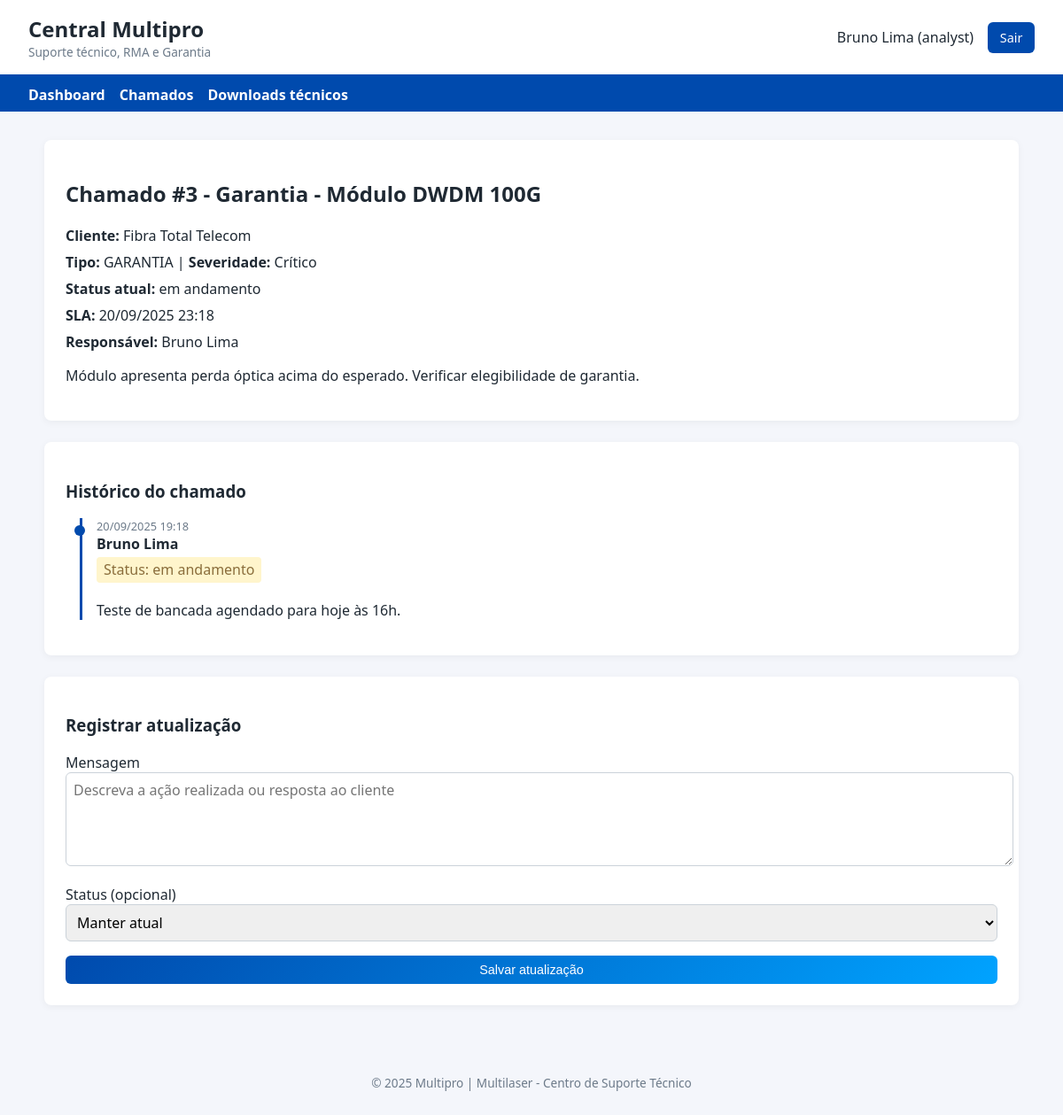
/app/public/index.php?page=ticket_detail&id=3 (signed in), run on the app's committed database.
### tables this page shows
CREATE TABLE tickets (
    id INT AUTO_INCREMENT PRIMARY KEY,
    client_id INT NOT NULL,
    assigned_to INT DEFAULT NULL,
    subject VARCHAR(150) NOT NULL,
    description TEXT NOT NULL,
    type ENUM('suporte','rma','garantia') NOT NULL DEFAULT 'suporte',
    severity ENUM('crítico','alto','médio','baixo') NOT NULL DEFAULT 'médio',
    status VARCHAR(30) NOT NULL DEFAULT 'aberto',
    sla_due_at DATETIME NOT NULL,
    created_at TIMESTAMP DEFAULT CURRENT_TIMESTAMP,
    updated_at TIMESTAMP DEFAULT CURRENT_TIMESTAMP ON UPDATE CURRENT_TIMESTAMP,
    CONSTRAINT fk_tickets_client FOREIGN KEY (client_id) REFERENCES users(id),
    CONSTRAINT fk_tickets_analyst FOREIGN KEY (assigned_to) REFERENCES users(id)
);

CREATE TABLE users (
    id INT AUTO_INCREMENT PRIMARY KEY,
    username VARCHAR(50) NOT NULL UNIQUE,
    password_hash VARCHAR(255) NOT NULL,
    full_name VARCHAR(100) NOT NULL,
    role ENUM('manager','analyst','client') NOT NULL,
    company_name VARCHAR(150) DEFAULT NULL,
    created_at TIMESTAMP DEFAULT CURRENT_TIMESTAMP
);

CREATE TABLE ticket_updates (
    id INT AUTO_INCREMENT PRIMARY KEY,
    ticket_id INT NOT NULL,
    user_id INT NOT NULL,
    message TEXT NOT NULL,
    status VARCHAR(30) DEFAULT NULL,
    created_at TIMESTAMP DEFAULT CURRENT_TIMESTAMP,
    CONSTRAINT fk_updates_ticket FOREIGN KEY (ticket_id) REFERENCES tickets(id) ON DELETE CASCADE,
    CONSTRAINT fk_updates_user FOREIGN KEY (user_id) REFERENCES users(id)
);

### app/src/tickets.php (called while the page is built, shortened)
<?php
require_once __DIR__ . '/helpers.php';
function get_ticket(PDO $pdo, int $ticketId): ?array
{
    $stmt = $pdo->prepare('SELECT t.*, uc.full_name AS client_name, uc.company_name, ua.full_name AS analyst_name
        FROM tickets t
        JOIN users uc ON t.client_id = uc.id
        LEFT JOIN users ua ON t.assigned_to = ua.id
        WHERE t.id = :id');
    $stmt->execute(['id' => $ticketId]);
    $ticket = $stmt->fetch();
    return $ticket ?: null;
}
function get_ticket_updates(PDO $pdo, int $ticketId): array
{
    $stmt = $pdo->prepare('SELECT tu.*, u.full_name
        FROM ticket_updates tu
        JOIN users u ON tu.user_id = u.id
        WHERE tu.ticket_id = :ticket_id
        ORDER BY tu.created_at ASC');
    $stmt->execute(['ticket_id' => $ticketId]);
    return $stmt->fetchAll();
}

### app/src/helpers.php (called while the page is built, shortened)
<?php
function e(?string $value): string
{
    return htmlspecialchars($value ?? '', ENT_QUOTES | ENT_SUBSTITUTE, 'UTF-8');
}
function format_datetime(?string $dateTime): string
{
    $date = new DateTime($dateTime);
    return $date->format('d/m/Y H:i');
}
function is_overdue(?string $dueDate, ?string $status = null): bool
{
    return (new DateTime($dueDate)) < new DateTime();
}

### app/public/index.php (the view, shortened to what this page needs)
<?php
require_once __DIR__ . '/../src/helpers.php';
require_once __DIR__ . '/../src/auth.php';
require_once __DIR__ . '/../src/tickets.php';
$page = $_GET['page'] ?? 'dashboard';
require __DIR__ . '/../src/header.php';
switch ($page) {
        ?>
        <?php
    case 'ticket_detail':
        $ticketId = (int) ($_GET['id'] ?? 0);
        $ticket = get_ticket($pdo, $ticketId);
        $updates = get_ticket_updates($pdo, $ticketId);
        ?>
        <section class="card">
            <h2>Chamado #<?= e((string) $ticket['id']) ?> - <?= e($ticket['subject']) ?></h2>
            <div class="ticket-meta">
                <div>
                    <strong>Cliente:</strong> <?= e($ticket['company_name'] ?: $ticket['client_name']) ?>
                </div>
                <div>
                    <strong>Tipo:</strong> <?= e(strtoupper($ticket['type'])) ?> | <strong>Severidade:</strong> <?= e(ucfirst($ticket['severity'])) ?>
                </div>
                <div>
                    <strong>Status atual:</strong> <?= e($ticket['status']) ?>
                </div>
                <div class="<?= is_overdue($ticket['sla_due_at'], $ticket['status']) ? 'highlight' : '' ?>">
                    <strong>SLA:</strong> <?= e(format_datetime($ticket['sla_due_at'])) ?>
                </div>
                <div>
                    <strong>Responsável:</strong> <?= e($ticket['analyst_name'] ?? 'Não atribuído') ?>
                </div>
            </div>
            <p class="description"><?= nl2br(e($ticket['description'])) ?></p>
        </section>
        <section class="card">
            <h3>Histórico do chamado</h3>
            <?php if (empty($updates)): ?>
                <p>Nenhuma atualização registrada.</p>
            <?php else: ?>
                <ul class="timeline">
                    <?php foreach ($updates as $update): ?>
                        <li>
                            <div class="timestamp"><?= e(format_datetime($update['created_at'])) ?></div>
                            <div><strong><?= e($update['full_name']) ?></strong></div>
                            <?php if ($update['status']): ?>
                                <div class="badge">Status: <?= e($update['status']) ?></div>
                            <?php endif; ?>
                            <p><?= nl2br(e($update['message'])) ?></p>
                        </li>
                    <?php endforeach; ?>
                </ul>
            <?php endif; ?>
        </section>
        <section class="card">
            <h3>Registrar atualização</h3>
            <form method="post" action="index.php?page=add_update" class="form-grid">
                <label>Mensagem
                    <textarea name="message" rows="4" placeholder="Descreva a ação realizada ou resposta ao cliente"></textarea>
                </label>
                <label>Status (opcional)
                    <select name="status">
                        <option value="">Manter atual</option>
                    </select>
                </label>
                <button type="submit" class="primary">Salvar atualização</button>
            </form>
        </section>
        <?php
        break;
        ?>
        <?php
}
require __DIR__ . '/../src/footer.php';

### app/public/styles.css (style rules this page uses)
:root { --primary: #004aad; --accent: #00a3ff; --danger: #d7263d; --bg: #f4f6fb; --text: #1f2933; --muted: #6c7a89; font-family: 'Segoe UI', Tahoma, sans-serif; }
body { margin: 0; background: var(--bg); color: var(--text); }
.card { background: white; border-radius: 8px; padding: 1.5rem; margin-bottom: 1.5rem; box-shadow: 0 2px 8px rgba(0,0,0,0.05); }
.button, button { display: inline-block; padding: 0.5rem 0.85rem; background: var(--primary); color: white; border: none; border-radius: 6px; cursor: pointer; text-decoration: none; font-size: 0.9rem; }
button.primary { background: linear-gradient(135deg, var(--primary), var(--accent)); }
.inline-form select, .form-grid select, .form-grid input, .form-grid textarea { width: 100%; padding: 0.5rem; border: 1px solid #cbd2d9; border-radius: 6px; font: inherit; }
.form-grid { display: grid; gap: 1rem; }
.ticket-meta { display: grid; gap: 0.5rem; }
.description { white-space: pre-wrap; }
.timeline { list-style: none; margin: 0; padding: 0; }
.timeline li { border-left: 3px solid var(--primary); margin-left: 1rem; padding-left: 1rem; margin-bottom: 1rem; position: relative; }
.timeline li::before { content: ''; position: absolute; left: -9px; top: 0.5rem; width: 12px; height: 12px; background: var(--primary); border-radius: 50%; }
.timeline .timestamp { font-size: 0.8rem; color: var(--muted); }
.badge { display: inline-block; background: #fff5cc; color: #8a6d3b; padding: 0.2rem 0.5rem; border-radius: 4px; margin: 0.25rem 0; }

### data on the page
tickets: id "3", subject "Garantia - Módulo DWDM 100G", client.company_name "Fibra Total Telecom", type "GARANTIA", severity "Crítico", status "em andamento", sla_due_at "20/09/2025 23:18", assigned_to.full_name "Bruno Lima", description "Módulo apresenta perda óptica acima do esperado. Verificar elegibilidade de garantia."
ticket_updates: created_at "20/09/2025 19:18", user.full_name "Bruno Lima", status "em andamento", message "Teste de bancada agendado para hoje às 16h."

### other printed values
$user['full_name'] "Bruno Lima"
$user['role'] "analyst"
